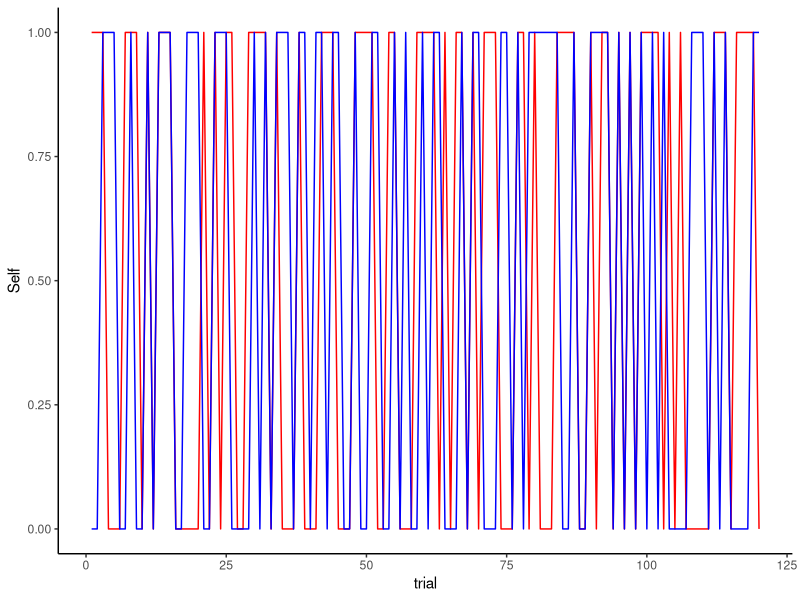
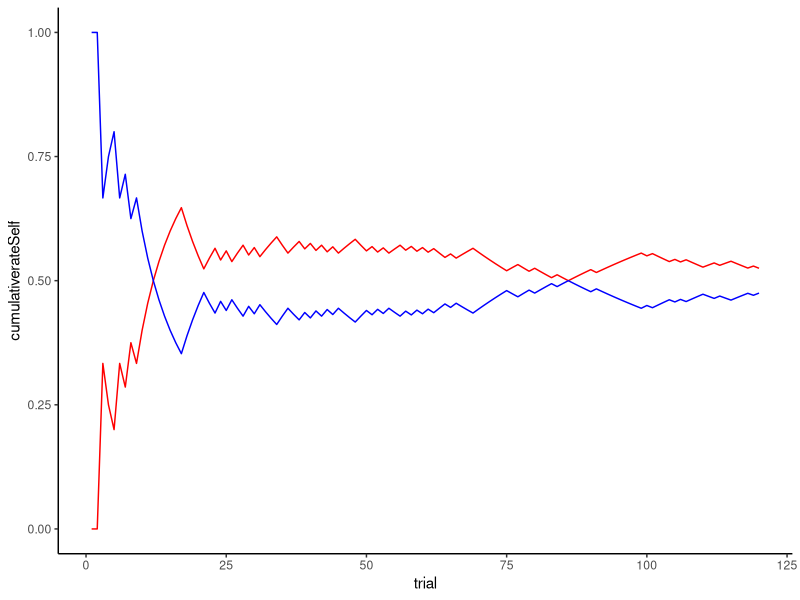
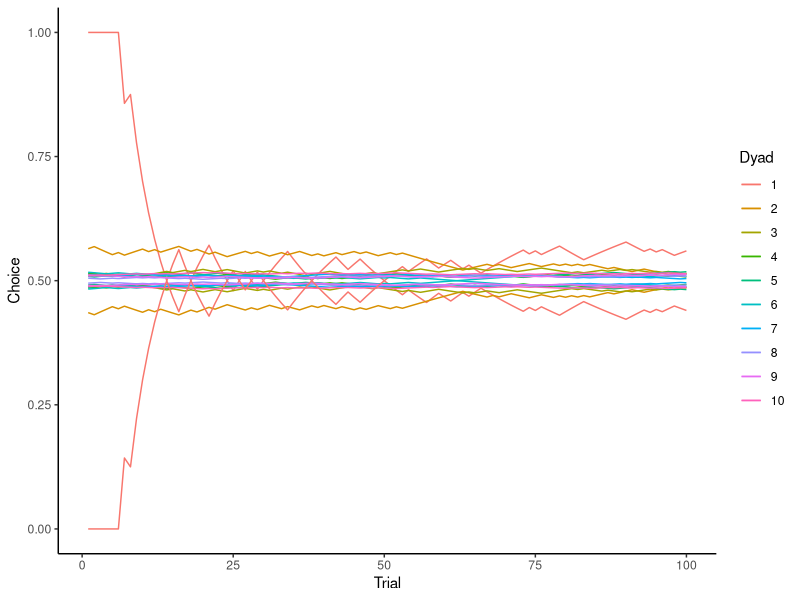
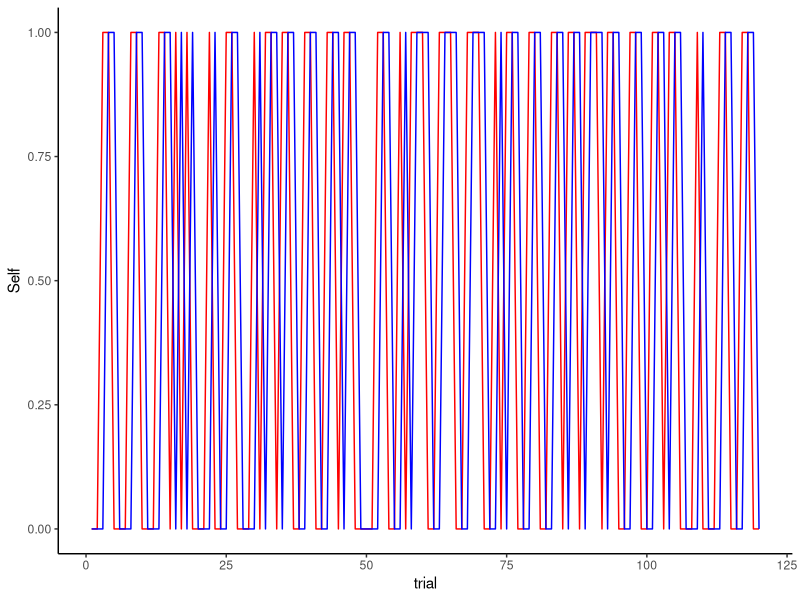
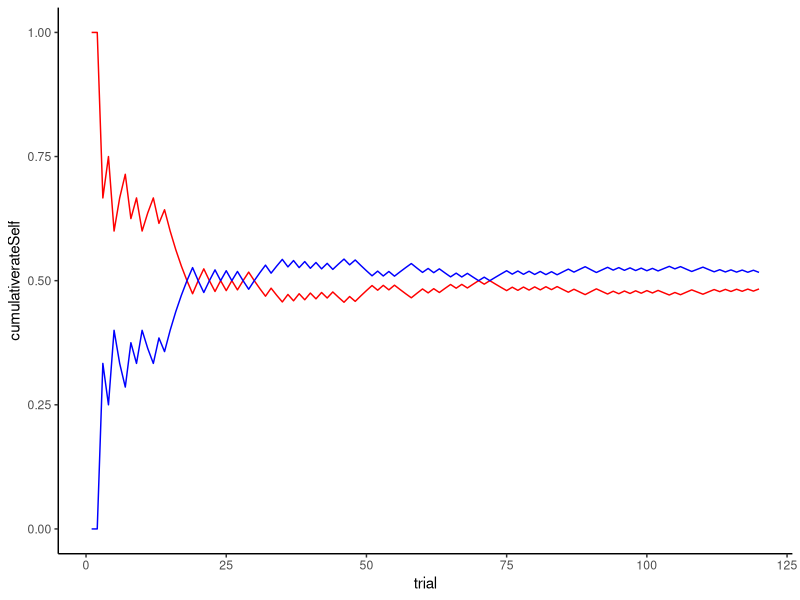
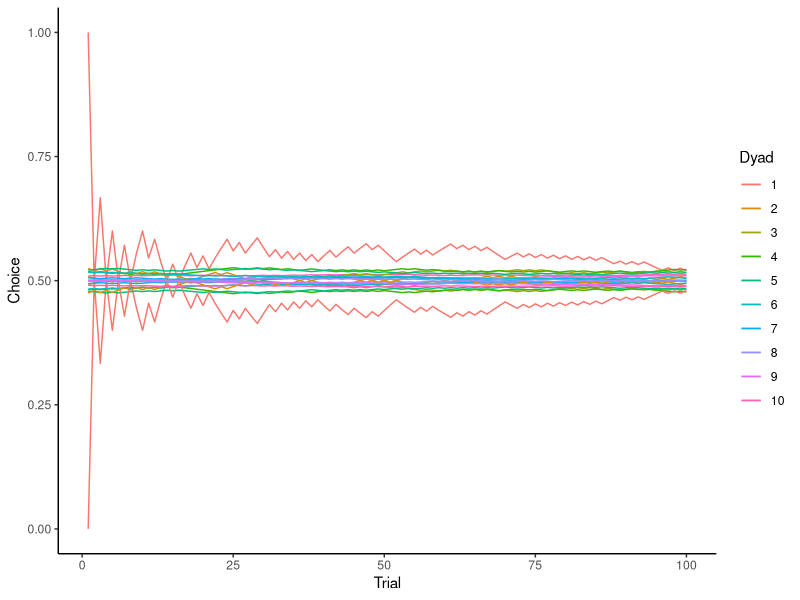
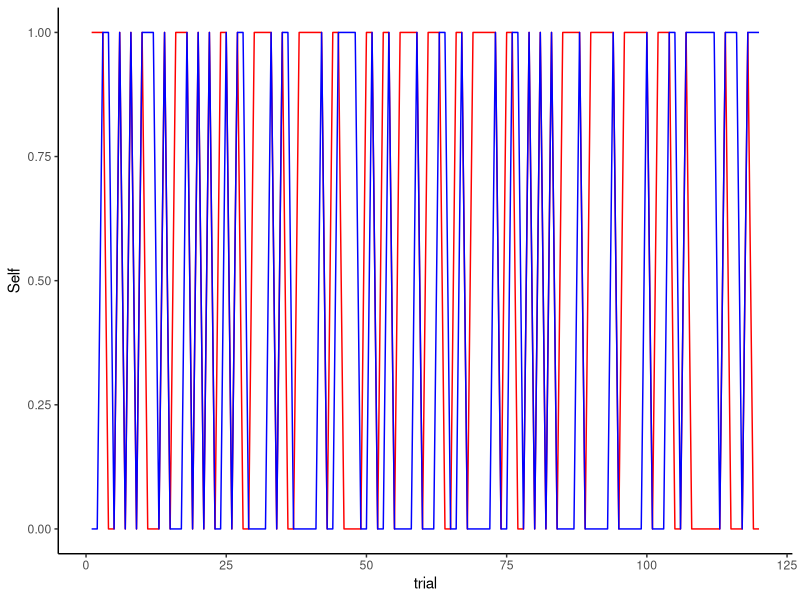
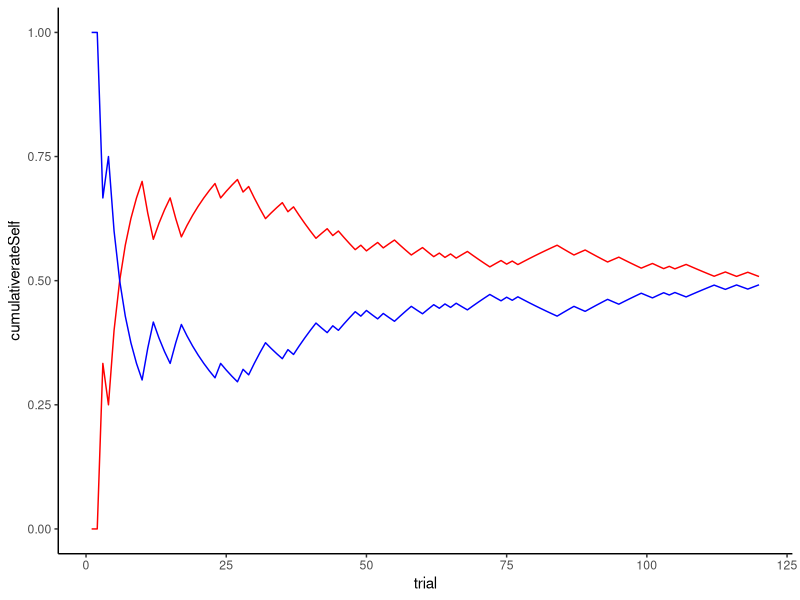

Here is the R script that generated these plots, in order: (Note: this script raises an error after producing the figures.)
## ---- chunk 1
library(tidyverse)
## ---- chunk 2
#Defining agent function
RandomAgent_f <- function(rate){
  choice <- rbinom(1, 1, rate)
  return(choice)
}

#Running simulation
#Define rate of choosing 0 or 1
rate <- 0.5
#Define number of trials
trials <- 120
#Create empty vector
randomChoice <- rep(NA, trials)

#Run simulation and save output
for (t in seq(trials)) {randomChoice[t] <- RandomAgent_f(rate)}

#Transform output to tibble
dl <- tibble(trial = seq(trials), choice = randomChoice)

#Plot output
pl <- ggplot(dl, aes(trial, choice)) + geom_line() + theme_classic()
#pl
## ---- chunk 3
#Defining agent function
WSLSAgent_f <- function(prevChoice, Feedback) {
  if (Feedback == 1) { #If feedback = 1 (win), stay
    choice = prevChoice
  }
  else if (Feedback == 0) { #If feedback = 0 (loss), shift
    choice = 1 - prevChoice
  }
  return(choice)
}
## ---- chunk 4
#Define agent function
ProbWSLSAgent_f <- function(prevChoice, Feedback, noise){ 
  
  if(rbinom(1,1, noise) == 1){ 
    
    if (Feedback == 0){
      choice = prevChoice
    } else if (Feedback == 1) {
      choice = 1-prevChoice } }
  
  else {
    if (Feedback == 1){
      choice = prevChoice
    } else if (Feedback == 0) {
      choice = 1-prevChoice } }
  
return(choice) }
## ---- chunk 5
#Define agent function
WSSLSSAgent_f <- function(prevChoice, Feedback){
  for (i in 2:trials){
  if (i %% 2 == 0) { # if even trial number
    if (Feedback == 1){
    win = TRUE  # keep track of current strategy
    choice = 1-prevChoice 
  } else if (Feedback == 0) { 
    win = FALSE  # keep track of current strategy
    choice = prevChoice }
  }
    
  else if (i %% 2 != 0) { # if odd trial number
    if (win == TRUE) { # if the win-shift-shift strategy
    choice = prevChoice
    if (prevChoice == 1){
      choice = 0
  }   else if (prevChoice == 0) {
        choice = 1}
    
    if (win == FALSE) { # if the lose-stay-stay strategy
    choice = prevChoice
    if (prevChoice == 1){
      choice = 1
  }   else if (prevChoice == 0) {
        choice = 0}}
    }
    }
        }
  return(choice) }
## ---- chunk 6
#Define rate
rate <- 0.5

#Define number of trials
trials = 120

#Define noise (the probability of using strategy win-shift-lose-stay)
noise <- 0.67

#Define empty vectors for dealer and player
Self <- rep(NA, trials) #player
Other <- rep(NA, trials) #dealer

#Define random first choice for player
Self[1] <- RandomAgent_f(0.5)

#Run simulation
for (t in seq(trials)){Other[t] <- RandomAgent_f(rate)}
for (i in 2:trials){
  if (Self[i-1] == Other[i-1]){
    Feedback = 1
  } else {Feedback = 0}
  Self[i] <- ProbWSLSAgent_f(Self[i-1], Feedback, noise)
}

#Visualizing 
#The choices
df <- tibble(Self, Other, trial = seq(trials), Feedback = as.numeric(Self==Other))
ggplot(df) + theme_classic() + geom_line(color="red", aes(trial, Self)) + geom_line(color="blue", aes(trial, Other))

#The performance
df <- df %>% mutate(
cumulativerateSelf = cumsum(Feedback) / seq_along(Feedback), cumulativerateOther = cumsum(1-Feedback) / seq_along(Feedback) )
ggplot(df) + theme_classic() + geom_line(color="red", aes(trial, cumulativerateSelf)) + geom_line(color="blue", aes(trial, cumulativerateOther))
## ---- chunk 7
library(reshape2)

#Define rate
rate <- 0.5

# Define the number of trials and the number of repetitions
trials <- 100
repetitions <- 10

#Define noise (the probability of using strategy win-shift-lose-stay)
noise <- 0.67

#Define empty vectors for dealer and player
Self <- rep(NA, trials) #player
Other <- rep(NA, trials) #dealer

# Create empty matrices to store the results
Self_results <- matrix(0, nrow = trials, ncol = repetitions)
Other_results <- matrix(0, nrow = trials, ncol = repetitions)

#Run simulation
# Outer loop for repetitions
for (j in 1:repetitions) {
  #Define random first choice
  Self[1] <- RandomAgent_f(0.5) #player
  for (t in seq(trials)){Other[t] <- RandomAgent_f(rate)}
  for (i in 2:trials){
  if (Self[i-1] == Other[i-1]){
    Feedback = 1
  } else {Feedback = 0}
  Self[i] <- ProbWSLSAgent_f(Self[i-1], Feedback, noise)
  }
  # Store the results in the matrices
  Self_results[, j] <- Self
  Other_results[, j] <- Other
}

#Transform matrices to long (stacked) format
Self_long <- melt(Self_results)
Other_long <- melt(Other_results)

#Merge matrices
merged <- cbind(Self_long, Other_long[,3])

#Rename dataframe variables
names(merged) <- c("Trial", "Participant", "Self_choice", "Other_choice")

#Add feedback
merged$Feedback <- as.numeric(merged$Self_choice == merged$Other_choice)

#Add cumulative performance
merged <- merged %>% 
  mutate(cumulativerateSelf = cumsum(Feedback) / seq_along(Feedback),
         cumulativerateOther = cumsum(1-Feedback) / seq_along(Feedback) )

#Plotting with dealer/player colors
#ggplot(merged) + theme_classic() + geom_line(color="red", aes(x = Trial, y = cumulativerateSelf, group = Participant, color = as.factor(Participant))) + geom_line(color="blue", aes(x = Trial, y = cumulativerateOther, group = Participant, color = as.factor(Participant))) + labs(x = "Trial", y = "Choice", color = "Participant")

#Plotting according to dyad
ggplot(merged) + theme_classic() + geom_line(aes(x = Trial, y = cumulativerateSelf, group = Participant, color = as.factor(Participant))) + geom_line(aes(x = Trial, y = cumulativerateOther, group = Participant, color = as.factor(Participant))) + labs(x = "Trial", y = "Choice", color = "Dyad")

## ---- chunk 8
#Define rate
rate <- 0.5

#Define number of trials
trials = 120

#Define noise (the probability of using strategy win-shift-lose-stay)
noise <- 0.67

#Define empty vectors
Self <- rep(NA, trials)
Other <- rep(NA, trials)

#Define random first choice for both 
Self[1] <- RandomAgent_f(0.5) #player
Other[1] <- RandomAgent_f(0.5) #dealer

#Run simulation
for (i in 2:trials){
  if(Self[i-1] == Other[i-1]){
    Feedback = 1
  } else {Feedback = 0}
  Self[i] <- ProbWSLSAgent_f(Self[i-1], Feedback, noise)
  Other[i] <- WSLSAgent_f(Other[i-1], Feedback)
}

#Visualizing 
#The choices
df <- tibble(Self, Other, trial = seq(trials), Feedback = as.numeric(Self==Other))
ggplot(df) + theme_classic() + geom_line(color="red", aes(trial, Self)) + geom_line(color="blue", aes(trial, Other))

#The performance
df <- df %>% mutate(
cumulativerateSelf = cumsum(Feedback) / seq_along(Feedback), cumulativerateOther = cumsum(1-Feedback) / seq_along(Feedback) )
ggplot(df) + theme_classic() + geom_line(color="red", aes(trial, cumulativerateSelf)) + geom_line(color="blue", aes(trial, cumulativerateOther))
## ---- chunk 9
library(reshape2)

#Define rate
rate <- 0.5

#Define noise (the probability of using strategy win-shift-lose-stay)
noise <- 0.67

# Define the number of trials and the number of repetitions
trials <- 100
repetitions <- 10

#Define empty vectors
Self <- rep(NA, trials)
Other <- rep(NA, trials)

# Create empty matrices to store the results
Self_results <- matrix(0, nrow = trials, ncol = repetitions)
Other_results <- matrix(0, nrow = trials, ncol = repetitions)

#Define random first choice for both 
Self[1] <- RandomAgent_f(0.5) #player
Other[1] <- RandomAgent_f(0.5) #dealer


#Run simulation
# Outer loop for repetitions
for (j in 1:repetitions) {
  #Define random first choice
  Self[1] <- RandomAgent_f(0.5) #player
  Other[1] <- RandomAgent_f(0.5) #dealer
  for (i in 2:trials){
  if(Self[i-1] == Other[i-1]){
    Feedback = 1
  } else {Feedback = 0}
  Self[i] <- ProbWSLSAgent_f(Self[i-1], Feedback, noise)
  Other[i] <- WSLSAgent_f(Other[i-1], Feedback)
}
  # Store the results in the matrices
  Self_results[, j] <- Self
  Other_results[, j] <- Other
}

#Transform matrices to long (stacked) format
Self_long <- melt(Self_results)
Other_long <- melt(Other_results)

#Merge matrices
merged <- cbind(Self_long, Other_long[,3])

#Rename dataframe variables
names(merged) <- c("Trial", "Participant", "Self_choice", "Other_choice")

#Add feedback
merged$Feedback <- as.numeric(merged$Self_choice == merged$Other_choice)

#Add cumulative performance
merged <- merged %>% 
  mutate(cumulativerateSelf = cumsum(Feedback) / seq_along(Feedback),
         cumulativerateOther = cumsum(1-Feedback) / seq_along(Feedback) )

#Plotting with dealer/player colors
#ggplot(merged) + theme_classic() + geom_line(color="red", aes(x = Trial, y = cumulativerateSelf, group = Participant, color = as.factor(Participant))) + geom_line(color="blue", aes(x = Trial, y = cumulativerateOther, group = Participant, color = as.factor(Participant))) + labs(x = "Trial", y = "Choice", color = "Participant")

#Plotting according to dyad
ggplot(merged) + theme_classic() + geom_line(aes(x = Trial, y = cumulativerateSelf, group = Participant, color = as.factor(Participant))) + geom_line(aes(x = Trial, y = cumulativerateOther, group = Participant, color = as.factor(Participant))) + labs(x = "Trial", y = "Choice", color = "Dyad")
## ---- chunk 10
#Define rate
rate <- 0.5

#Define number of trials
trials = 120

#Define empty vectors
Self <- rep(NA, trials)
Other <- rep(NA, trials)

#Define random first choice for player
Self[1] <- RandomAgent_f(0.5) #player

#Run simulation
for (t in seq(trials)){Other[t] <- RandomAgent_f(rate)}
for (i in 2:trials){
  if (Self[i-1] == Other[i-1]){
    Feedback = 1
  } else {Feedback = 0}
  Self[i] <- WSSLSSAgent_f(Self[i-1], Feedback)
}

#Visualizing 
#The choices
df <- tibble(Self, Other, trial = seq(trials), Feedback = as.numeric(Self==Other)) 
ggplot(df) + theme_classic() + geom_line(color="red", aes(trial, Self)) + geom_line(color="blue", aes(trial, Other))

#The performance
df <- df %>% 
  mutate(cumulativerateSelf = cumsum(Feedback) / seq_along(Feedback),
         cumulativerateOther = cumsum(1-Feedback) / seq_along(Feedback) )
df


ggplot(df) + theme_classic() + geom_line(color="red", aes(trial, cumulativerateSelf)) + geom_line(color="blue", aes(trial, cumulativerateOther))
## ---- chunk 11
library(reshape2)

#Define rate
rate <- 0.5

# Define the number of trials and the number of repetitions
trials <- 100
repetitions <- 10

#Define empty vectors
Self <- rep(NA, trials)
Other <- rep(NA, trials)

# Create empty matrices to store the results
Self_results <- matrix(0, nrow = trials, ncol = repetitions)
Other_results <- matrix(0, nrow = trials, ncol = repetitions)

#Define random first choice for both 
Self[1] <- RandomAgent_f(0.5) #player
Other[1] <- RandomAgent_f(0.5) #dealer

#Run simulation
# Outer loop for repetitions
for (j in 1:repetitions) {
  #Define random first choice
  Self[1] <- RandomAgent_f(0.5) #player
  for (t in seq(trials)){Other[t] <- RandomAgent_f(rate)}
  for (i in 2:trials){
  if (Self[i-1] == Other[i-1]){
    Feedback = 1
  } else {Feedback = 0}
  Self[i] <- WSSLSSAgent_f(Self[i-1], Feedback)
}
  # Store the results in the matrices
  Self_results[, j] <- Self
  Other_results[, j] <- Other
}

#Transform matrices to long (stacked) format
Self_long <- melt(Self_results)
Other_long <- melt(Other_results)

#Merge matrices
merged <- cbind(Self_long, Other_long[,3])

#Rename dataframe variables
names(merged) <- c("Trial", "Participant", "Self_choice", "Other_choice")

#Add feedback
merged$Feedback <- as.numeric(merged$Self_choice == merged$Other_choice)

#Add cumulative performance
merged <- merged %>% 
  mutate(cumulativerateSelf = cumsum(Feedback) / seq_along(Feedback),
         cumulativerateOther = cumsum(1-Feedback) / seq_along(Feedback) )

#Plotting with dealer/player colors
#ggplot(merged) + theme_classic() + geom_line(color="red", aes(x = Trial, y = cumulativerateSelf, group = Participant, color = as.factor(Participant))) + geom_line(color="blue", aes(x = Trial, y = cumulativerateOther, group = Participant, color = as.factor(Participant))) + labs(x = "Trial", y = "Choice", color = "Participant")

#Plotting according to dyad
ggplot(merged) + theme_classic() + geom_line(aes(x = Trial, y = cumulativerateSelf, group = Participant, color = as.factor(Participant))) + geom_line(aes(x = Trial, y = cumulativerateOther, group = Participant, color = as.factor(Participant))) + labs(x = "Trial", y = "Choice", color = "Dyad")
## ---- chunk 12
#Define empty vectors
Self <- rep(NA, trials) 
Other <- rep(NA, trials) 

#Define number of trials
trials = 120

#Define random first choice
Self[1] <- RandomAgent_f(0.5) #player
Other[1] <- RandomAgent_f(0.5) #dealer

#Run simulation
for (i in 2:trials){ 
  if (Self[i-1] == Other[i-1]){ Feedback = 1 } else {Feedback = 0}
  Self[i] <- WSSLSSAgent_f(Self[i-1], Feedback) 
  Other[i] <- WSLSAgent_f(Other[i-1], 1-Feedback) }

#Visualizing 
#The choices
df <- tibble(Self, Other, trial = seq(trials), Feedback = as.numeric(Self==Other)) 
ggplot(df) + theme_classic() + geom_line(color="red", aes(trial, Self)) + geom_line(color="blue", aes(trial, Other))

#The performance
df <- df %>% 
  mutate(cumulativerateSelf = cumsum(Feedback) / seq_along(Feedback),
         cumulativerateOther = cumsum(1-Feedback) / seq_along(Feedback) )

ggplot(df) + theme_classic() + geom_line(color="red", aes(trial, cumulativerateSelf)) + geom_line(color="blue", aes(trial, cumulativerateOther))

## ---- chunk 13
library(reshape2)

# Define the number of trials and the number of repetitions
trials <- 100
repetitions <- 10

# Create empty matrices to store the results
Self_results <- matrix(0, nrow = trials, ncol = repetitions)
Other_results <- matrix(0, nrow = trials, ncol = repetitions)

# Outer loop for repetitions
for (j in 1:repetitions) {
  #Define random first choice
  Self[1] <- RandomAgent_f(0.5) #player
  Other[1] <- RandomAgent_f(0.5) #dealer
  
  # Inner loop for trials
  for (i in 2:trials) {
    if (Self[i-1] == Other[i-1]) {
      Feedback = 1
    } else {
      Feedback = 0
    }
    Self[i] <- WSSLSSAgent_f(Self[i-1], Feedback)
    Other[i] <- WSLSAgent_f(Other[i-1], 1-Feedback)
  }
  
  # Store the results in the matrices
  Self_results[, j] <- Self
  Other_results[, j] <- Other
}

#Transform matrices to long (stacked) format
Self_long <- melt(Self_results)
Other_long <- melt(Other_results)

#Merge matrices
merged <- cbind(Self_long, Other_long[,3])

#Rename dataframe variables
names(merged) <- c("Trial", "Participant", "Self_choice", "Other_choice")

#Add feedback
merged$Feedback <- as.numeric(merged$Self_choice == merged$Other_choice)

#Add cumulative performance
merged <- merged %>% 
  mutate(cumulativerateSelf = cumsum(Feedback) / seq_along(Feedback),
         cumulativerateOther = cumsum(1-Feedback) / seq_along(Feedback) )

#Plotting with dealer/player colors
#ggplot(merged) + theme_classic() + geom_line(color="red", aes(x = Trial, y = cumulativerateSelf, group = Participant, color = as.factor(Participant))) + geom_line(color="blue", aes(x = Trial, y = cumulativerateOther, group = Participant, color = as.factor(Participant))) + labs(x = "Trial", y = "Choice", color = "Participant")

#Plotting according to dyad
ggplot(merged) + theme_classic() + geom_line(aes(x = Trial, y = cumulativerateSelf, group = Participant, color = as.factor(Participant))) + geom_line(aes(x = Trial, y = cumulativerateOther, group = Participant, color = as.factor(Participant))) + labs(x = "Trial", y = "Choice", color = "Dyad")
